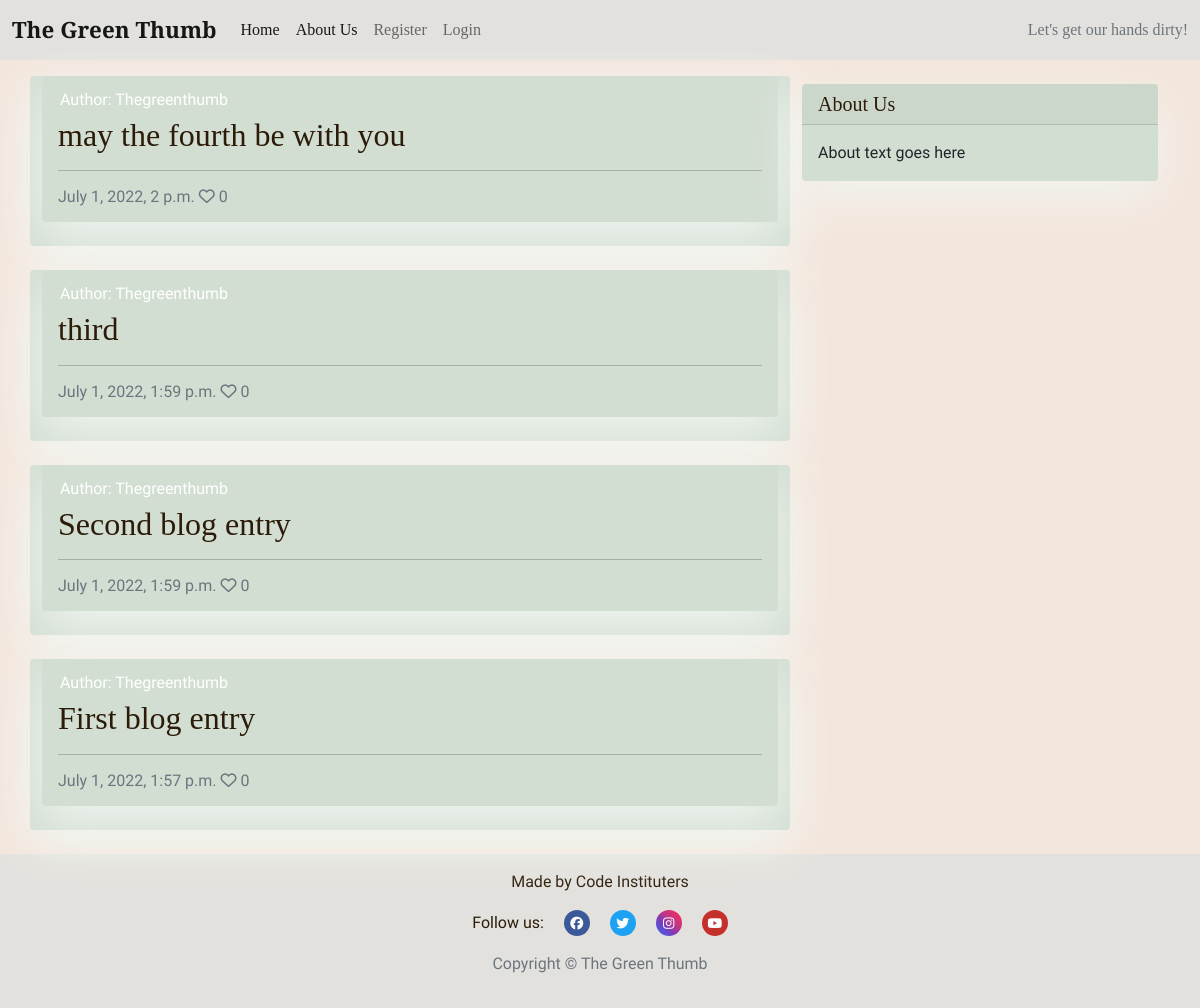
The app's page /, older data.
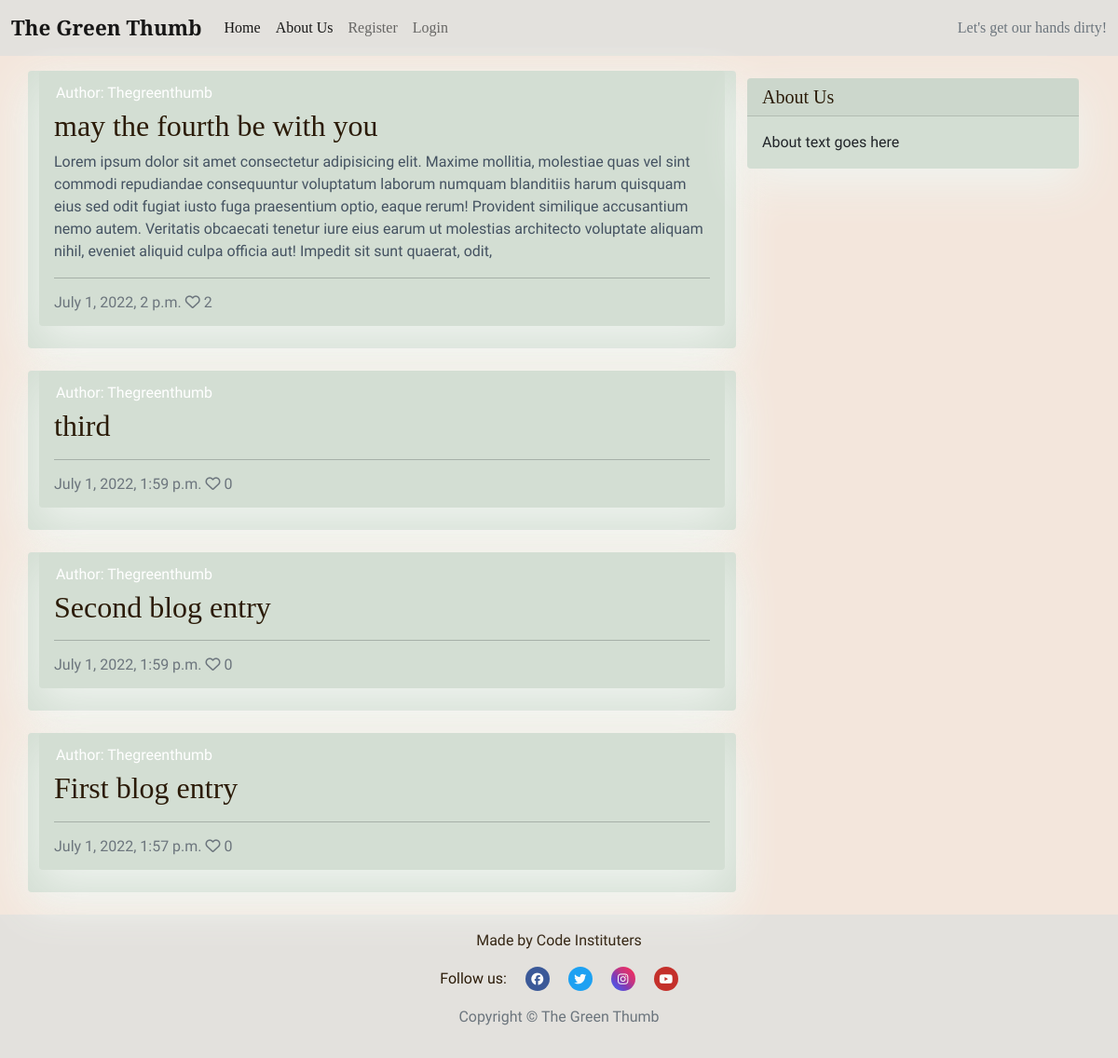
The same page, newer data.
### blog/models.py (models this page shows, shortened)
class BlogPost(models.Model):
    title = models.CharField(
        max_length=200, unique=True, null=False, blank=False)
    slug = models.SlugField(max_length=200, unique=True)
    author = models.ForeignKey(
        User, on_delete=models.CASCADE, related_name='blog_posts',
        default=id(0))
    created_on = models.DateTimeField(auto_now_add=True)
    updated_on = models.DateTimeField(auto_now=True)
    content = models.TextField(blank=True)
    status = models.IntegerField(choices=STATUS, default=0)
    featured_image = CloudinaryField('image', default='placeholder')
    excerpt = models.TextField(blank=True)
    likes = models.ManyToManyField(
        User, related_name='blogpost_like', blank=True)
    class Meta:
        ordering = ['-created_on']
    def number_of_likes(self):
        return self.likes.count()

### blog/views.py (the view)
# urls.py: path('', views.PostList.as_view(), name='home'),
class PostList(generic.ListView):
    model = BlogPost
    queryset = BlogPost.objects.filter(status=1).order_by('-created_on')
    context_object_name = 'post_list'
    template_name = 'index.html'
    paginate_by = 6

### templates/index.html (shortened to what this page needs)
{% extends "base.html" %}
{% block content %}
<div class="container">
    <div class="row">
        <div class="col-md-8 mt-3 left">
            <div class="row">
                {% for post in post_list %}
                <div class="card mb-4">
                    <div class="card mb-4">
                        <div class="card-body">
                            <div class="image-container">
                                <div class="image-flash">
                                    <p class="author">Author: {{ post.author }}</p>
                                </div>
                            </div>
                            <a href="{% url 'post_detail' post.slug %}" class="post-link">
                                <h2 class="card-title">{{ post.title }}</h2>
                                <p class="card-text">{{ post.excerpt }}</p>
                            </a>
                            <hr />
                            <p class="card-text text-muted h6">{{ post.created_on}} <i class="far fa-heart"></i>
                                {{ post.number_of_likes }}</p>
                        </div>
                    </div>
                </div>
                {% endfor %}
            </div>
        </div>
        {% block sidebar %}
        {% include 'sidebar.html' %}
        {% endblock sidebar %}
    </div>
</div>
{%endblock%}

### templates/base.html (shortened to what this page needs)
{% load static %}
<!DOCTYPE html>
<html class="h-100">
<head>
    <link rel="stylesheet" href="https://cdnjs.cloudflare.com/ajax/libs/font-awesome/5.15.3/css/all.min.css">
    <link href="https://cdn.jsdelivr.net/npm/bootstrap@5.0.1/dist/css/bootstrap.min.css" rel="stylesheet"
>
    <link rel="stylesheet" href="{% static 'css/style.css' %}">
</head>
<body class="d-flex flex-column h-100 main-bg">
    <nav class="navbar navbar-expand-lg navbar-light nav-css-settings">
        <div class="container-fluid">
            <a class="navbar-brand" href="{% url 'home' %}"><span class="brand">The Green Thumb</span></a>
            <div class="collapse navbar-collapse" id="navbarText">
                <ul class="navbar-nav me-auto mb-2 mb-lg-0">
                    <li class="nav-item">
                        <a class="nav-link active" aria-current="page" href="{% url 'home' %}">Home</a>
                    </li>
                    <li class="nav-item">
                        <a class="nav-link active" aria-current="page" href="#">About Us</a>
                    </li>
                    {% if user.is_authenticated %}
                    <li class="nav-item">
                        <a class="nav-link" href="{% url 'account_logout' %}">Logout</a>
                    </li>
                    {% else %}
                    <li class="nav-item">
                        <a class="nav-link" href="{% url 'account_signup' %}">Register</a>
                    </li>
                    <li class="nav-item">
                        <a class="nav-link" href="{% url 'account_login' %}">Login</a>
                    </li>
                    {% endif %}
                </ul>
                <span class="navbar-text text-muted d-none d-lg-block">
                    Let's get our hands dirty!
                </span>
            </div>
        </div>
    </nav>
    <main class="flex-shrink-0 main-bg">
        {% block content %}{% endblock content %}
    </main>
    <footer class="footer mt-auto py-3 footer-css-settings">
        <p class="m-0 text-center">Made by Code Instituters</p>
        <p class="social social-links ">Follow us:
            <a href="" target="_blank" rel="noopener noreferrer"><i class="fa-brands fa-facebook ms-3 social-link-facebook"></i></a>
            <a href="" target="_blank" rel="noopener noreferrer"><i class="fa-brands fa-twitter ms-3 social-link-twitter"></i></a>
            <a href="" target="_blank" rel="noopener noreferrer"><i class="fa-brands fa-instagram ms-3 social-link-instagram"></i></a>
            <a href="" target="_blank" rel="noopener noreferrer"><i class="fa-brands fa-youtube ms-3 social-link-youtube"></i></a>
        </p>
        <p class="copyright text-muted text-center">Copyright &copy; The Green Thumb {% load copyrighttags %}{% getCopyrightYears %} </p>
    </footer>
</body>
</html>

### templates/sidebar.html
{% block sidebar %}
<div class="col-md-4 float-right d-none d-md-block">
<div class="card my-4">
        <h5 class="card-header">About Us</h5>
    <div class="card-body">
        <p class="card-text"> About text goes here</p>
    </div>
</div>
</div>
{% endblock sidebar %}

### static/css/style.css (style rules this page uses)
* { margin: 0; padding: 0; border: none; box-sizing: border-box; }
body { background-color: #f3e6dc; background-image: url('https://res.cloudinary.com/mikakallberg/image/upload/w_1000,ar_16:9,c_fill,g_auto,e_sharpen/v1656959952/dirt_sun_tndbjc.jpg'); background-position: center center; background-repeat: no-repeat; background-size: cover; background-attachment:fixed; }
html, body { height: 100%; }
h1, h2, h3, h4, h5 { font-family: 'Playfair Display', serif; color: #2b1b08; }
p { font-family: 'Gentium Book Plus', sans-serif; }
a { text-decoration: none; color: inherit; }
.brand { font-size: 1.4rem; font-weight: 700; }
.card { border: none; background-color: #d3ded3; box-shadow: 0 16px 48px #f0f4f0; }
.nav-css-settings, .footer-css-settings { background-color: #e3e1dd; font-family: 'Playfair Display', serif; color: #2b1b08; }
.social { text-align: center; margin: 1rem; }
.social-links a i { height: 26px; width: 26px; padding: 12px 0; border-radius: 50%; font-size: 13px; line-height: 3px; text-align: center; color: #fbfcfb; }
.social-link-facebook { background: #3b5998; }
.social-link-twitter { background: #1DA1F2; }
.social-link-instagram { background: linear-gradient(45deg, #405de6, #5851db, #833ab4, #c13584, #e1306c, #fd1d1d); }
.social-link-youtube { background: #c4302b; }
.image-container { position: relative; }
.image-flash { position: absolute; bottom: 0; min-width: 30%; left: -2px; background-color: transparent; }
.author { color: white; margin: 4px; text-transform: capitalize; }
.post-link { text-decoration: none; color: #445261; }

Row changes from the older to the newer data that the page shows:
changed BlogPost "may the fourth be with you": excerpt (not shown) → "Lorem ipsum dolor sit amet consectetur adipisicing elit. Maxime mollitia, molestiae quas vel sint commodi repudiandae consequuntur voluptatum laborum numquam blanditiis harum quisquam eius sed odit fugiat iusto fuga praesentium optio, eaque rerum! Provident similique accusantium nemo autem. Veritatis obcaecati tenetur iure eius earum ut molestias architecto voluptate aliquam nihil, eveniet aliquid culpa officia aut! Impedit sit sunt quaerat, odit,"; number_of_likes "0" → "2"
